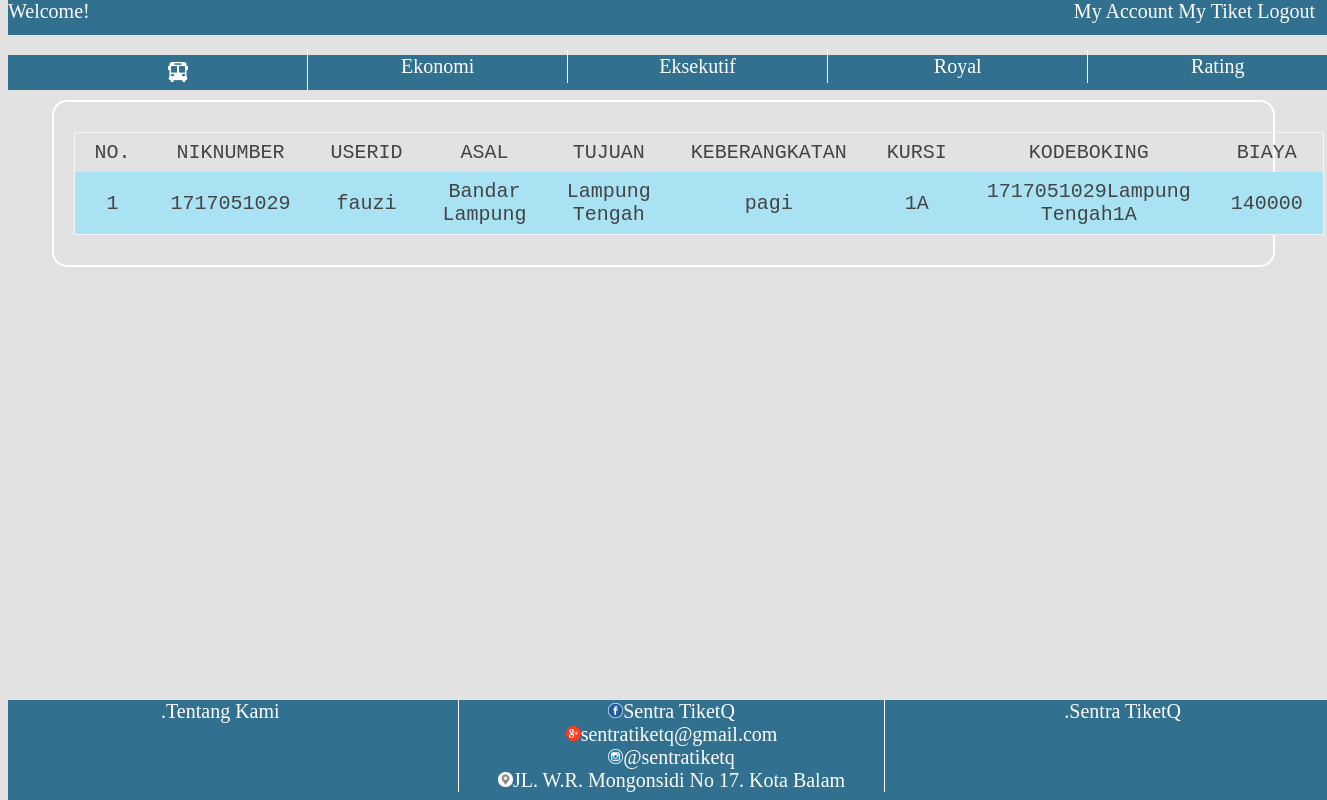
The app's page /pemweb1/user/mytiket.php (signed in) with its own data.
### tables this page shows
CREATE TABLE `bis1` (
  `id` int(11) NOT NULL,
  `niknumber` int(10) NOT NULL,
  `userid` varchar(100) NOT NULL,
  `asal` char(20) NOT NULL,
  `tujuan` char(20) NOT NULL,
  `keberangkatan` char(10) NOT NULL,
  `kursi` char(10) NOT NULL,
  `bis` varchar(50) NOT NULL,
  `harga` int(11) NOT NULL,
  `kodeboking` varchar(100) NOT NULL
);

### pemweb1/funcions.php (called while the page is built, shortened)
<?php
$conn = mysqli_connect("localhost", "root","","pemweb");
function query($query){
	global $conn;
	$result_data = mysqli_query($conn, $query);
	$rows = [];
	while ( $row = mysqli_fetch_assoc($result_data) ){
		$rows[] = $row;
	}
	return $rows;
}
?>

### pemweb1/user/mytiket.php (the view, shortened to what this page needs)
<?php
require '../funcions.php';
$niknumber=$_SESSION['niknumber'];
$data = query("SELECT * FROM bis1 WHERE niknumber = $niknumber");
$i = 1;
?>
<!DOCTYPE html>
<html>
<head>
	<link rel="stylesheet" type="text/css" href="../style.css">
</head>
<body>
	<div class="header">Welcome!
		<div class="login">
			<a href="biodata.php" style="color: white">My Account</a>
			<a href="mytiket.php" style="color: white">My Tiket</a>
			<a href="../logout.php" style="color: white">Logout</a>
		</div>
	</div>
	<div class= "menu">
	 	<ul>
	 		<li><a href="index.php"><img src="../css/busz.png" style="margin-top:7px;width:20px;height:20px"></a></li>
			<li><a href="booking.php">Ekonomi</a></li>
			<li><a href="#">Eksekutif</a></li>
			<li><a href="#">Royal</a></li>
			<li><a href="rating.php">Rating</a></li>
		</ul>
	</div>
	<div class="footer">
			<div class="left"><a>.Tentang Kami</a></div>
			<div class="right"><a>.Sentra TiketQ</a></div>
			<center>
			<div class="mid">
				<img src="../css/fb.png"><a>Sentra TiketQ</a><br>
				<img src="../css/gmail.png"><a>sentratiketq@gmail.com</a><br>
				<img src="../css/ig.png"><a>@sentratiketq</a><br>
				<img src="../css/maps.png"><a>JL. W.R. Mongonsidi No 17. Kota Balam</a>
			</center>
			</div>
	<div class="kotak_login">
	<table class="table1">
			<tr>
				<td>NO. </td>
				<td>NIKNUMBER</td>
				<td>USERID</td>
				<td>ASAL</td>
				<td>TUJUAN</td>
				<td>KEBERANGKATAN</td>
				<td>KURSI</td>
				<td>KODEBOKING</td>
				<td>BIAYA</td>
			</tr>
			<?php foreach ($data as $dat) : ?>
			<tr>
				<td><?= $i ?></td>
				<td><?=	$dat['niknumber'] ?></td>
				<td><?=	$dat['userid'] ?></td>
				<td><?=	$dat['asal'] ?></td>
				<td><?=	$dat['tujuan'] ?></td>
				<td><?=	$dat['keberangkatan'] ?></td>
				<td><?=	$dat['kursi'] ?></td>
				<td><?=	$dat['kodeboking'] ?></td>
				<td><?=	$dat['harga'] ?></td>
			</tr>
		<?php $i++?>
		<?php endforeach ?>
	</table>
	</div>
</body>
</html>

### pemweb1/style.css (style rules this page uses)
body { background-color: #E2E2E2; background-image: url(css/bus.png); background-repeat: no-repeat; background-size: 40%; background-position: 50% -30%; }
.header { background-color: #31708F; width: 100%; top: 0px; height: 35px; font-style: Smoolthan; color:white; font-size: 20px; position: absolute; }
.menu { background-color: #31708F; width: 100%; top: 55px; color: black; height: 35px; font-style: Smoolthan; color:white; font-size: 20px; position: absolute; }
.menu ul { width:100%; display:inline-block; }
.menu li { width:18.77%; padding:5px; display:inline-block; margin-top: -25px; list-style-type: none; float: left; border-right:1px solid #fff; text-align: center; }
.menu a { font-size:20px; font-family:Agency FB; color:#fff; }
.footer { background-color: #31708F; width: 100%; bottom: 0px; height: 100px; color:white; font-size: 20px; margin-bottom: 0px; position: absolute; }
.footer .left { float: left; text-align: center; width:32%; }
.footer .mid { border-left:1px solid #fff; border-right:1px solid #fff; width:32%; }
.footer .right { text-align: center; float: right; width:32%; }
.mid img { padding-top:3px; width:15px; height:15px; }
.footer a { font-size:20px; font-family:Agency FB; color:#fff; }
a { text-decoration: none; }

### pemweb1/user/mytiket.php (style rules this page uses)
body { background-position: 50% -5000%; }
.login { float: right; font-style: Smoolthan; font-size:20px; font-family:Agency FB; color:#fff; margin-right: 20px; }
.table1 { font-family: monospace; font-size: 20px; font-style: bold; color: #444; border-collapse: collapse; width: 100%; border: 1px solid #f2f5f7; }
.table1, th, td { padding: 8px 20px; text-align: center; }
.table1 tr:nth-child(even) { background-color: #A9E2F3; }
.kotak_login { font-family: monospace; border: 2px solid white; border-radius: 15px; background-color: transparent; width: 90%; margin: 100px auto; padding: 30px 20px; }
a { text-decoration: none; }

### records on screen
bis1: niknumber "1717051029", userid "fauzi", asal "Bandar Lampung", tujuan "Lampung Tengah", keberangkatan "pagi", kursi "1A", kodeboking "1717051029Lampung Tengah1A", harga "140000"
